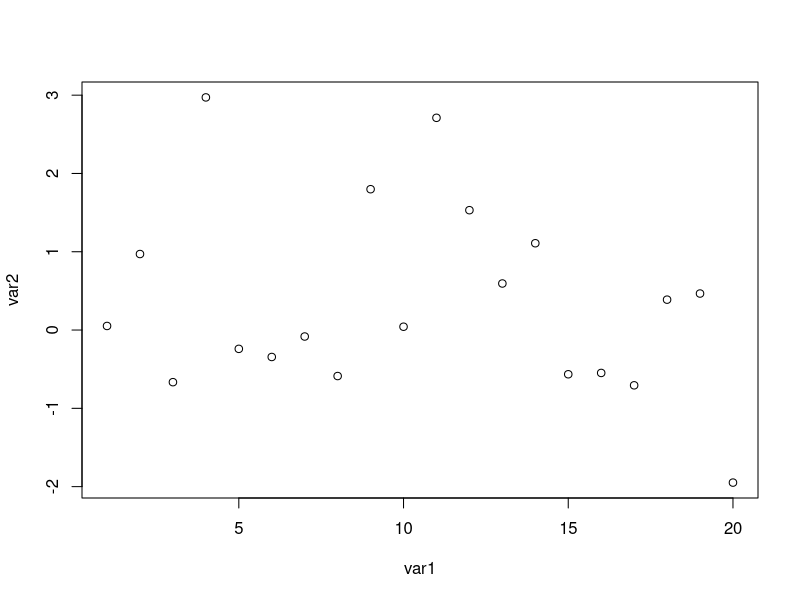
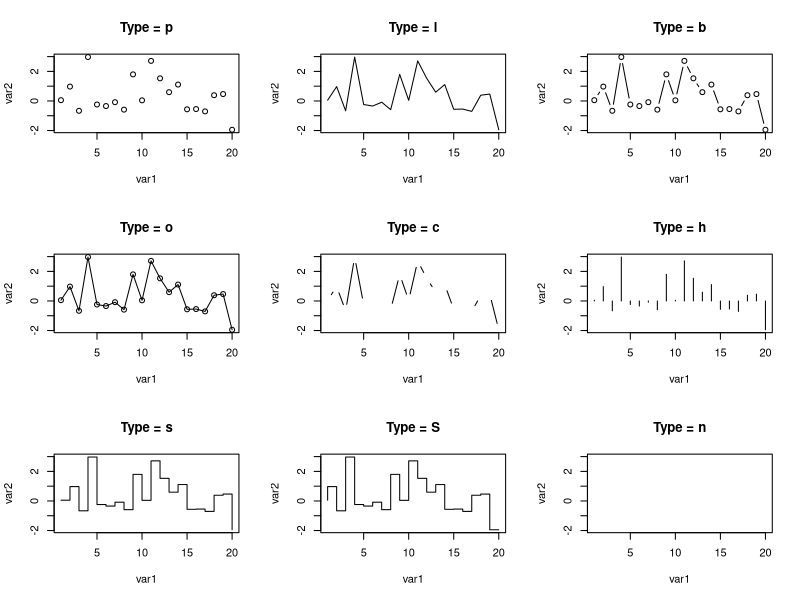
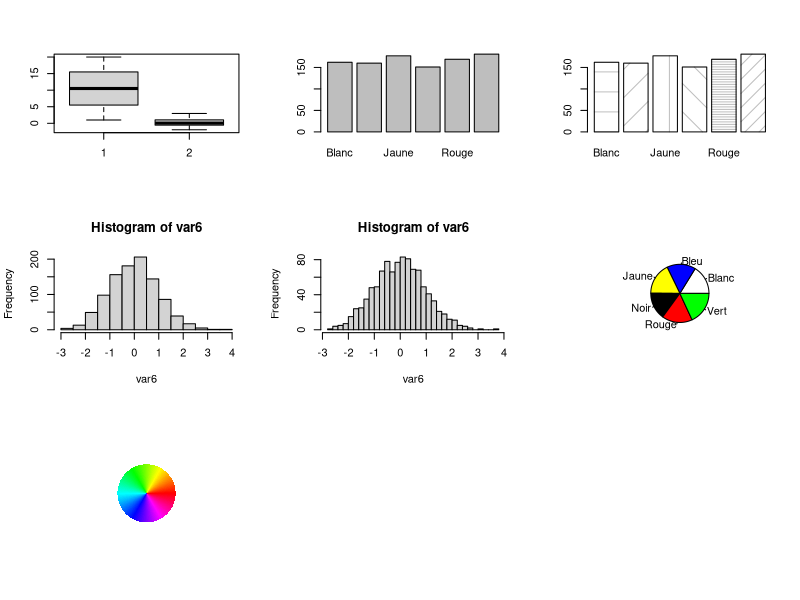
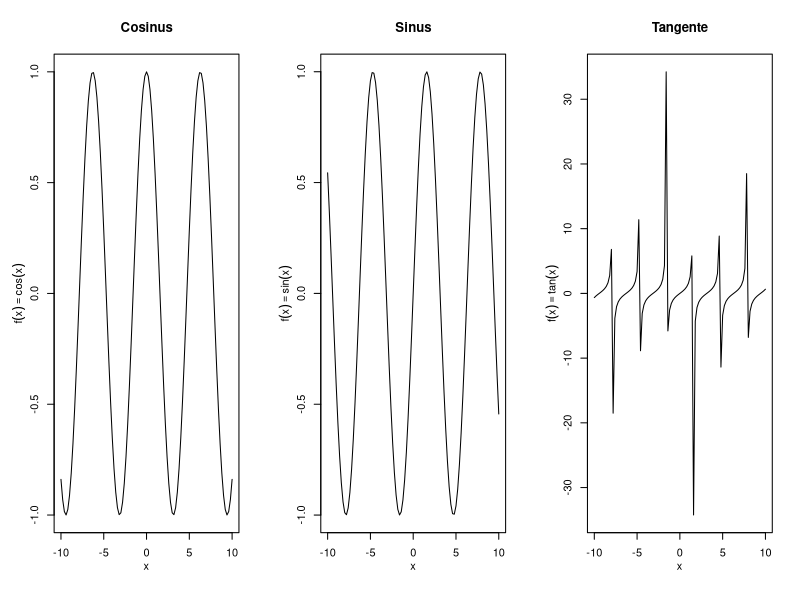
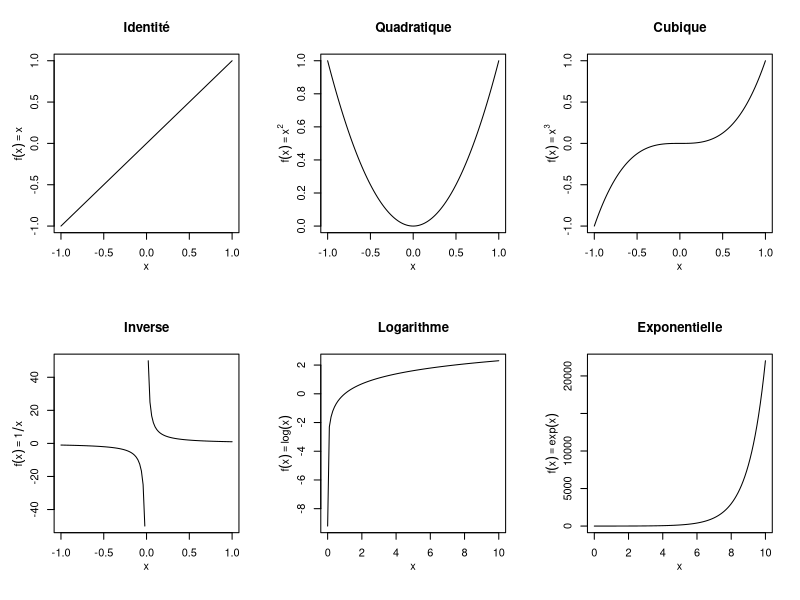

The R source for these figures, in order:
## ---- chunk 1
(var1 <- seq(from = 1, to = 20, by = 1))
## ---- chunk 2
(var2 <- rnorm(n = 20, mean = 0, sd = 1))
## ---- chunk 3
plot(x = var1, y = var2)
## ---- chunk 4
par(mfrow = c(3, 3))
plot(var1, var2, type = "p", main = "Type = p")
plot(var1, var2, type = "l", main = "Type = l")
plot(var1, var2, type = "b", main = "Type = b")
plot(var1, var2, type = "o", main = "Type = o")
plot(var1, var2, type = "c", main = "Type = c")
plot(var1, var2, type = "h", main = "Type = h")
plot(var1, var2, type = "s", main = "Type = s")
plot(var1, var2, type = "S", main = "Type = S")
plot(var1, var2, type = "n", main = "Type = n")
## ---- chunk 5
boxplot(var1, var2)
## ---- chunk 6
boxplot(var2, plot = FALSE)
## ---- chunk 7
(nom <- c("Vert", "Jaune", "Rouge", "Blanc", "Bleu", "Noir"))
## ---- chunk 8
echn <- sample(x = nom, size = 1000, replace = TRUE)
echn[1:20]
## ---- chunk 9
(var4 <- table(echn))
## ---- chunk 10
barplot(var4)
## ---- chunk 11
(var5 <- var4/sum(var4))
## ---- chunk 12
barplot(var4, density = c(rep(5, 4), 40, 10), angle = c(0, 45, 90, 135))
## ---- chunk 13
var6 <- rnorm(n = 1000)
var6[1:20]
## ---- chunk 14
hist(var6)
## ---- chunk 15
hist(var6, plot = FALSE)
## ---- chunk 16
hist(var6, breaks = 30)
## ---- chunk 17
pie(var4, col = c("white", "blue", "yellow", "black", "red", "green"))
## ---- chunk 18
pie(rep(1, 250), col = rainbow(250), border = NA, labels = "")
## ---- chunk 19
par(mfrow = c(1, 3), mgp = c(2, 1, 0))
txt <- expression(f(x)==cos(x))
curve(cos(x), from = -10, to = 10, main = "Cosinus", ylab = txt)
txt <- expression(f(x)==sin(x))
curve(sin(x), from = -10, to = 10, main = "Sinus", ylab = txt)
txt <- expression(f(x)==tan(x))
curve(tan(x), from = -10, to = 10, main = "Tangente", ylab = txt)
## ---- chunk 20
par(mfrow = c(2, 3), mgp = c(2, 1, 0))
txt <- expression(f(x)==x)
curve(x^1, from = -1, to = 1, main = "Identité", ylab = txt)
txt <- expression(f(x)==x^2)
curve(x^2, from = -1, to = 1, main = "Quadratique", ylab = txt)
txt <- expression(f(x)==x^3)
curve(x^3, from = -1, to = 1, main = "Cubique", ylab = txt)
txt <- expression(f(x)==1/x)
curve(1/x, from = -1, to = 1, main = "Inverse", ylab = txt)
txt <- expression(f(x)==log(x))
curve(log(x), from = 0.0001, to = 10, main = "Logarithme", ylab = txt)
txt <- expression(f(x)==exp(x))
curve(exp(x), from = 0.0001, to = 10, main = "Exponentielle", ylab = txt)
